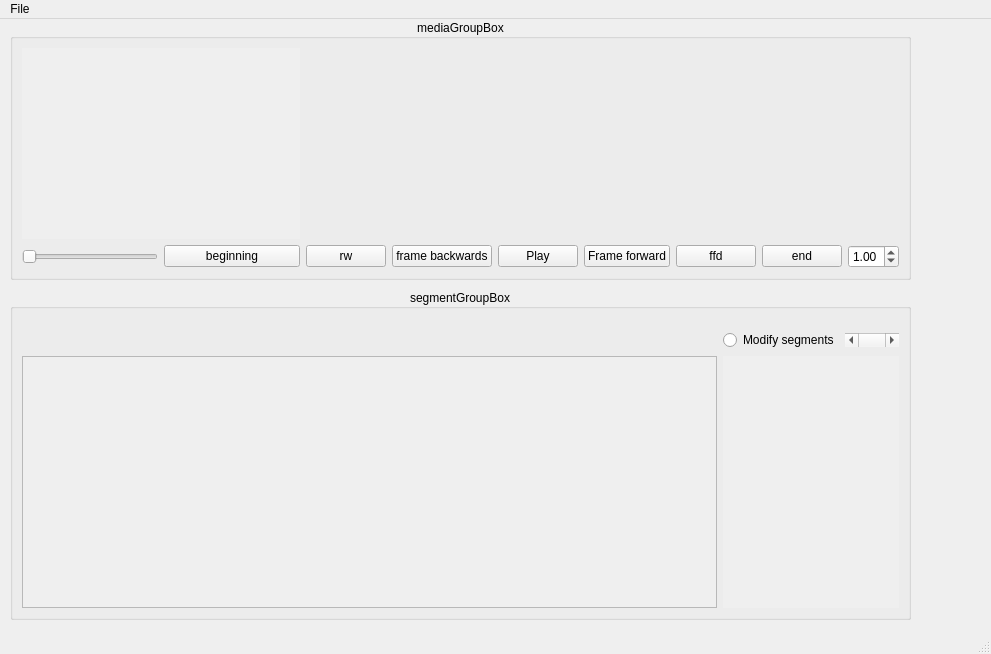
<?xml version="1.0" encoding="UTF-8"?>
<ui version="4.0">
 <class>MainWindow</class>
 <widget class="QMainWindow" name="MainWindow">
  <property name="geometry">
   <rect>
    <x>0</x>
    <y>0</y>
    <width>991</width>
    <height>654</height>
   </rect>
  </property>
  <property name="windowTitle">
   <string>MainWindow</string>
  </property>
  <widget class="QWidget" name="centralwidget">
   <widget class="QGroupBox" name="mediaGroupBox">
    <property name="geometry">
     <rect>
      <x>10</x>
      <y>0</y>
      <width>901</width>
      <height>261</height>
     </rect>
    </property>
    <property name="title">
     <string>mediaGroupBox</string>
    </property>
    <property name="alignment">
     <set>Qt::AlignCenter</set>
    </property>
    <layout class="QGridLayout" name="gridLayout">
     <item row="1" column="0">
      <widget class="QSlider" name="videoSlider">
       <property name="toolTip">
        <string extracomment="Video slider"/>
       </property>
       <property name="toolTipDuration">
        <number>1</number>
       </property>
       <property name="orientation">
        <enum>Qt::Horizontal</enum>
       </property>
      </widget>
     </item>
     <item row="1" column="1">
      <widget class="QPushButton" name="beginningButton">
       <property name="toolTip">
        <string extracomment="Move to beginning"/>
       </property>
       <property name="toolTipDuration">
        <number>1</number>
       </property>
       <property name="text">
        <string>beginning</string>
       </property>
      </widget>
     </item>
     <item row="1" column="2">
      <widget class="QPushButton" name="rewindButton">
       <property name="toolTip">
        <string extracomment="Rewind"/>
       </property>
       <property name="toolTipDuration">
        <number>1</number>
       </property>
       <property name="text">
        <string>rw</string>
       </property>
      </widget>
     </item>
     <item row="1" column="3">
      <widget class="QPushButton" name="frameBackButton">
       <property name="toolTip">
        <string extracomment="Move one frame backwards"/>
       </property>
       <property name="toolTipDuration">
        <number>1</number>
       </property>
       <property name="text">
        <string>frame backwards</string>
       </property>
      </widget>
     </item>
     <item row="1" column="4">
      <widget class="QPushButton" name="playPauseButton">
       <property name="toolTip">
        <string extracomment="Play / Pause"/>
       </property>
       <property name="toolTipDuration">
        <number>1</number>
       </property>
       <property name="layoutDirection">
        <enum>Qt::LeftToRight</enum>
       </property>
       <property name="text">
        <string>Play</string>
       </property>
      </widget>
     </item>
     <item row="1" column="5">
      <widget class="QPushButton" name="frameForwardButton">
       <property name="toolTip">
        <string extracomment="move one frame forward"/>
       </property>
       <property name="toolTipDuration">
        <number>1</number>
       </property>
       <property name="text">
        <string>Frame forward</string>
       </property>
      </widget>
     </item>
     <item row="1" column="6">
      <widget class="QPushButton" name="fastForwardButton">
       <property name="toolTip">
        <string extracomment="Fast forward"/>
       </property>
       <property name="toolTipDuration">
        <number>1</number>
       </property>
       <property name="text">
        <string>ffd</string>
       </property>
      </widget>
     </item>
     <item row="1" column="7">
      <widget class="QPushButton" name="endButton">
       <property name="toolTip">
        <string extracomment="Move to end"/>
       </property>
       <property name="toolTipDuration">
        <number>1</number>
       </property>
       <property name="text">
        <string>end</string>
       </property>
      </widget>
     </item>
     <item row="1" column="8">
      <widget class="QDoubleSpinBox" name="playbackSpeed">
       <property name="toolTip">
        <string extracomment="Set playback speed"/>
       </property>
       <property name="toolTipDuration">
        <number>1</number>
       </property>
       <property name="decimals">
        <number>2</number>
       </property>
       <property name="minimum">
        <double>0.250000000000000</double>
       </property>
       <property name="maximum">
        <double>3.000000000000000</double>
       </property>
       <property name="singleStep">
        <double>0.250000000000000</double>
       </property>
       <property name="value">
        <double>1.000000000000000</double>
       </property>
      </widget>
     </item>
     <item row="0" column="0" colspan="2">
      <widget class="QWidget" name="videoWidget" native="true">
       <property name="sizePolicy">
        <sizepolicy hsizetype="MinimumExpanding" vsizetype="MinimumExpanding">
         <horstretch>16</horstretch>
         <verstretch>9</verstretch>
        </sizepolicy>
       </property>
       <property name="minimumSize">
        <size>
         <width>16</width>
         <height>9</height>
        </size>
       </property>
       <property name="baseSize">
        <size>
         <width>400</width>
         <height>225</height>
        </size>
       </property>
       <property name="font">
        <font>
         <family>Lucida Calligraphy</family>
         <pointsize>10</pointsize>
        </font>
       </property>
       <property name="toolTip">
        <string extracomment="Media player"/>
       </property>
       <property name="toolTipDuration">
        <number>1</number>
       </property>
       <property name="autoFillBackground">
        <bool>true</bool>
       </property>
      </widget>
     </item>
    </layout>
   </widget>
   <widget class="QGroupBox" name="segmentGroupbox">
    <property name="geometry">
     <rect>
      <x>10</x>
      <y>270</y>
      <width>901</width>
      <height>331</height>
     </rect>
    </property>
    <property name="title">
     <string>segmentGroupBox</string>
    </property>
    <property name="alignment">
     <set>Qt::AlignCenter</set>
    </property>
    <layout class="QGridLayout" name="gridLayout_2">
     <item row="0" column="0" colspan="3">
      <widget class="QWidget" name="audioActivityWidget" native="true">
       <property name="autoFillBackground">
        <bool>true</bool>
       </property>
      </widget>
     </item>
     <item row="1" column="0" colspan="3">
      <widget class="QWidget" name="timelineWidget" native="true">
       <property name="autoFillBackground">
        <bool>true</bool>
       </property>
      </widget>
     </item>
     <item row="2" column="1">
      <widget class="QRadioButton" name="segmentationButton">
       <property name="text">
        <string>Modify segments</string>
       </property>
      </widget>
     </item>
     <item row="2" column="2">
      <widget class="QScrollBar" name="horizontalScrollBar">
       <property name="orientation">
        <enum>Qt::Horizontal</enum>
       </property>
      </widget>
     </item>
     <item row="3" column="0">
      <widget class="QScrollArea" name="tierScrollArea">
       <property name="widgetResizable">
        <bool>true</bool>
       </property>
       <widget class="QWidget" name="scrollAreaWidgetContents">
        <property name="geometry">
         <rect>
          <x>0</x>
          <y>0</y>
          <width>678</width>
          <height>222</height>
         </rect>
        </property>
       </widget>
      </widget>
     </item>
     <item row="3" column="1" colspan="2">
      <widget class="QWidget" name="annotationWidget" native="true">
       <property name="autoFillBackground">
        <bool>true</bool>
       </property>
      </widget>
     </item>
    </layout>
   </widget>
  </widget>
  <widget class="QMenuBar" name="menubar">
   <property name="geometry">
    <rect>
     <x>0</x>
     <y>0</y>
     <width>991</width>
     <height>23</height>
    </rect>
   </property>
   <widget class="QMenu" name="menuFile">
    <property name="title">
     <string>File</string>
    </property>
    <addaction name="actionOpen"/>
   </widget>
   <addaction name="menuFile"/>
  </widget>
  <widget class="QStatusBar" name="statusbar"/>
  <action name="actionOpen">
   <property name="text">
    <string>Open</string>
   </property>
  </action>
 </widget>
 <resources/>
 <connections/>
</ui>
